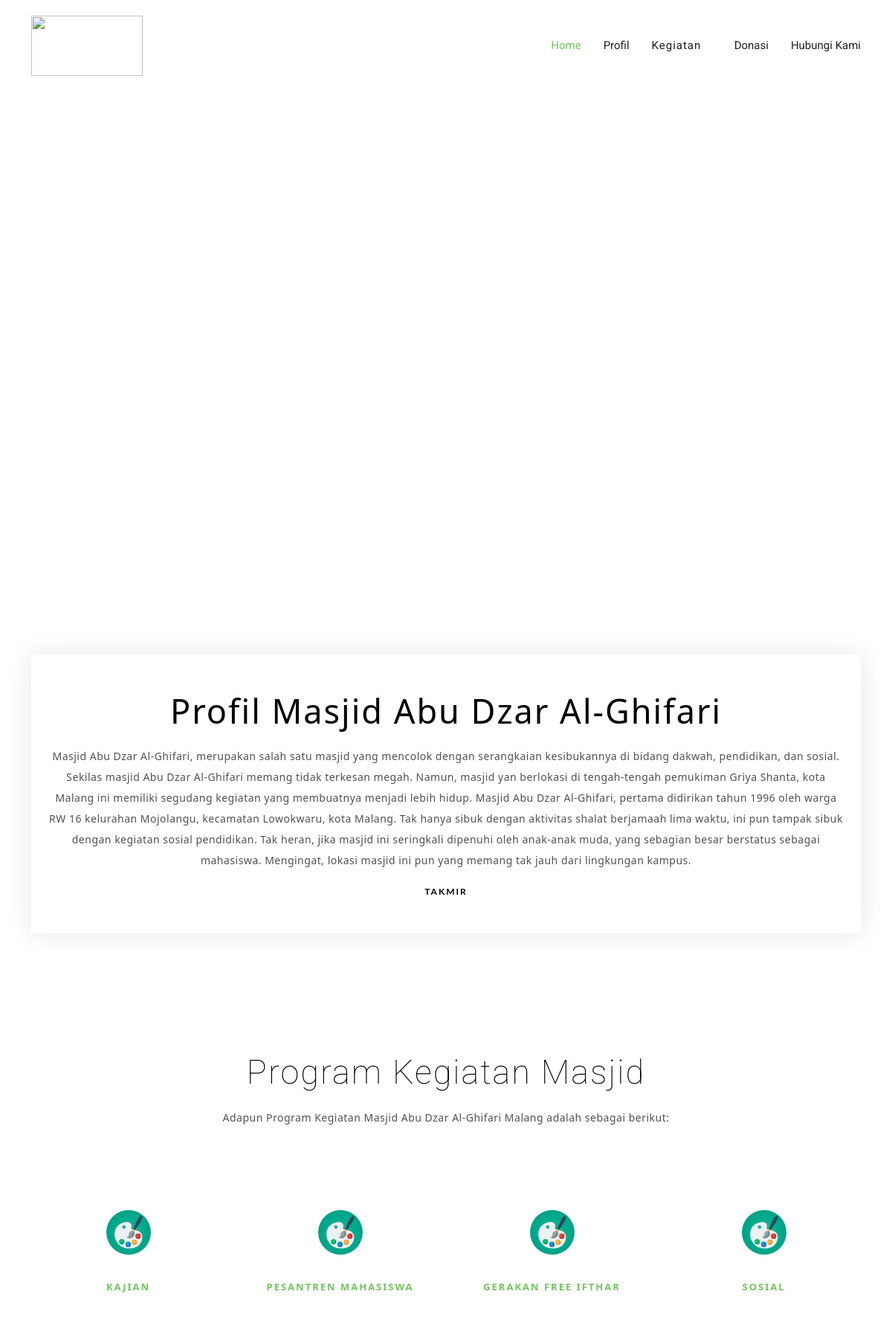
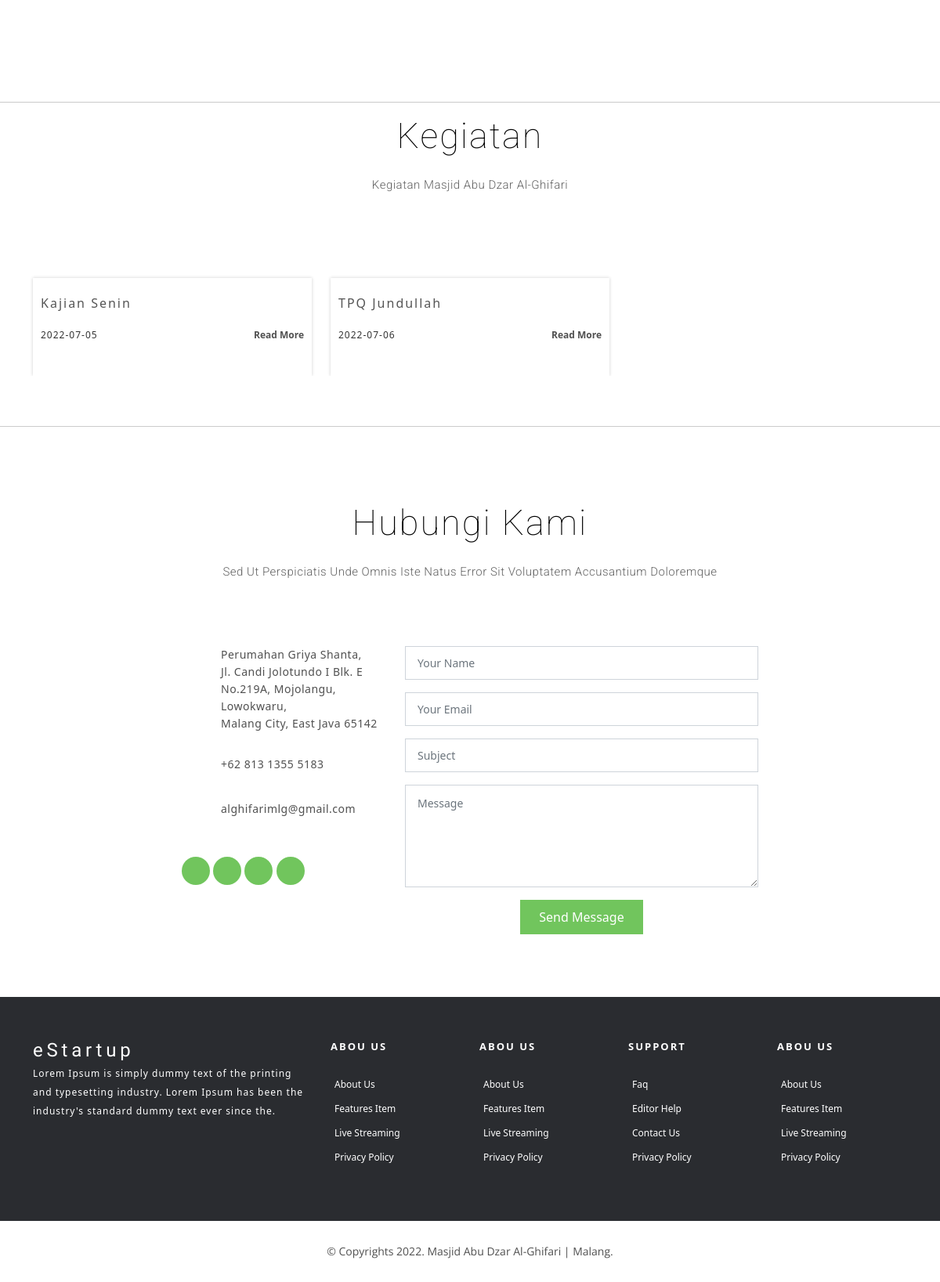
The page / on the database its author committed (2 pictures, top to bottom).
### tables this page shows
CREATE TABLE `kategori` (
  `id_kategori` int(11) NOT NULL,
  `nama_kategori` varchar(100) NOT NULL
);

CREATE TABLE `kegiatan` (
  `id_kegiatan` int(11) NOT NULL,
  `id_kategori` int(11) NOT NULL,
  `nama_kegiatan` varchar(100) NOT NULL,
  `waktu_kegiatan` date NOT NULL,
  `gambar_kegiatan` varchar(50) NOT NULL,
  `keterangan_kegiatan` text NOT NULL
);

### application/controllers/User.php (called while the page is built, shortened)
<?php
class User extends CI_Controller {
	public function index()
	{
		$data['kategori'] = $this->db->get('kategori')->result_array();
		$data['kegiatan'] = $this->db->query("SELECT * FROM kegiatan join kategori on kategori.id_kategori = kegiatan.id_kategori")->result_array();
		$this->load->view('user/user', $data);
	}
}

### index.php (called while the page is built, shortened)
<?php
require_once BASEPATH.'core/CodeIgniter.php';

### application/views/user/user.php (the view, shortened to what this page needs)
<!DOCTYPE html>
<html lang="en">
<head>
  <link href="assets/user/vendor/aos/aos.css" rel="stylesheet">
  <link href="assets/user/vendor/bootstrap/css/bootstrap.min.css" rel="stylesheet">
  <link href="assets/user/vendor/bootstrap-icons/bootstrap-icons.css" rel="stylesheet">
  <link href="assets/user/vendor/glightbox/css/glightbox.min.css" rel="stylesheet">
  <link href="assets/user/vendor/swiper/swiper-bundle.min.css" rel="stylesheet">
  <link href="assets/user/css/style.css" rel="stylesheet">
</head>
<body>
  <header id="header" class="header fixed-top d-flex align-items-center">
    <div class="container-md d-flex align-items-center justify-content-between">
      <div id="logo">
        <a href="index.html"><img src="assets/user/img/logo-m.png" width="150" height="81" class="d-inline-block align-text-top"/></a>
      </div>
      <nav id="navbar" class="navbar">
        <ul>
          <li><a class="nav-link scrollto active" href="#hero">Home</a></li>
          <li><a class="nav-link scrollto" href="#about-us">Profil</a></li>
          <li class="dropdown"><a href="#"><span>Kegiatan</span> <i class="bi bi-chevron-down"></i></a>
          </li>
          <li><a class="nav-link scrollto" href="#donasi">Donasi</a></li>
          <li><a class="nav-link scrollto" href="#contact">Hubungi Kami</a></li>
        </ul>
      </nav>
    </div>
  </header>
  <section id="hero">
    <div class="hero-container" >
    </div>
  </section>
  <main id="main">
  <section id="testimonials" class="padd-section text-center">
      <div class="container">
        <div class="row justify-content-center">
          <div class="col-md-12">
            <div class="testimonials-content">
              <div id="carousel-example-generic"  data-bs-ride="carousel">
                <div class="carousel-inner" role="listbox">
                  <div class="carousel-item  active">
                    <div class="top-top">
                      <h2>Profil Masjid Abu Dzar Al-Ghifari</h2>
                      <p>Masjid Abu Dzar Al-Ghifari, merupakan salah satu masjid yang
                        mencolok dengan serangkaian kesibukannya di bidang dakwah, pendidikan, dan sosial.
                        Sekilas masjid Abu Dzar Al-Ghifari memang tidak terkesan megah. Namun, masjid yan berlokasi di tengah-tengah
                        pemukiman Griya Shanta, kota Malang ini memiliki segudang kegiatan yang membuatnya menjadi lebih hidup.
                        Masjid Abu Dzar Al-Ghifari, pertama didirikan tahun 1996 oleh warga RW 16 kelurahan Mojolangu,
                        kecamatan Lowokwaru, kota Malang. Tak hanya sibuk dengan aktivitas shalat berjamaah lima waktu,
                         ini pun tampak sibuk dengan kegiatan sosial pendidikan. Tak heran, jika masjid ini seringkali dipenuhi
                         oleh anak-anak muda, yang sebagian besar berstatus sebagai mahasiswa.
                        Mengingat, lokasi masjid ini pun yang memang tak jauh dari lingkungan kampus.</p>
                      <h4>TAKMIR</h4>
                    </div>
                  </div>
                </div>
              </div>
            </div>
          </div>
        </div>
      </div>
    </section>
    <section id="features" class="padd-section text-center">
      <div class="container" data-aos="fade-up">
        <div class="section-title text-center">
          <h2>Program Kegiatan Masjid</h2>
          <p >Adapun Program Kegiatan Masjid Abu Dzar Al-Ghifari Malang adalah sebagai berikut:</p>
        </div>
        <div class="row" data-aos="fade-up" data-aos-delay="100">
        <?php foreach ($kategori as $get): ?>
          <div class="col-md-6 col-lg-3">
            <div class="feature-block">
              <img src="assets/user/img/svg/paint-palette.svg" alt="img">
              <h4 class="title"><a href=""><?= $get['nama_kategori'] ?></a></h4>
            </div>
          </div>
        <?php endforeach ?>
        </div>
      </div>
    </section>
<hr>
    <section id="blog" class="padd-sectio">
      <div class="container" data-aos="fade-up">
        <div class="section-title text-center">
          <h2>Kegiatan</h2>
          <p class="separator">Kegiatan Masjid Abu Dzar Al-Ghifari</p>
        </div>
        <div class="row" data-aos="fade-up" data-aos-delay="100">
        <?php foreach ($kegiatan as $get): ?>
          <div class="col-md-6 col-lg-4">
            <div class="block-blog text-left">
              <div class="content-blog">
                <h4><a href="#"><?= $get['nama_kegiatan'] ?> </a></h4>
                <span><?= $get['waktu_kegiatan'] ?></span>
                <a class="float-end readmore" href="#">read more</a>
              </div>
            </div>
          </div>
          <?php endforeach ?>
        </div>
      </div>
    </section>
    <br>
    <br>
<hr>
    <section id="contact" class="padd-section">
      <div class="container" data-aos="fade-up">
        <div class="section-title text-center">
          <h2>Hubungi Kami</h2>
          <p class="separator">Sed ut perspiciatis unde omnis iste natus error sit voluptatem accusantium doloremque</p>
        </div>
        <div class="row justify-content-center" data-aos="fade-up" data-aos-delay="100">
          <div class="col-lg-3 col-md-4">
            <div class="info">
              <div>
                <i class="bi bi-geo-alt"></i>
                <p>Perumahan Griya Shanta, <br>Jl. Candi Jolotundo I Blk. E <br> No.219A, Mojolangu, Lowokwaru,<br> Malang City, East Java 65142</p>
              </div>
              <div>
                <i class="bi bi-phone"></i>
                <p>+62 813 1355 5183</p>
              </div>
              <div class="email">
                <i class="bi bi-envelope"></i>
                <p>alghifarimlg@gmail.com</p>
              </div>
            </div>
            <div class="social-links">
              <a href="#" class="twitter"><i class="bi bi-twitter"></i></a>
              <a href="#" class="facebook"><i class="bi bi-facebook"></i></a>
              <a href="#" class="instagram"><i class="bi bi-instagram"></i></a>
              <a href="#" class="youtube"><i class="bi bi-youtube"></i></a>
            </div>
          </div>
          <div class="col-lg-5 col-md-8">
            <div class="form">
              <form action="forms/contact.php" method="post" role="form" class="php-email-form">
                <div class="form-group">
                  <input type="text" name="name" class="form-control" id="name" placeholder="Your Name" required>
                </div>
                <div class="form-group mt-3">
                  <input type="email" class="form-control" name="email" id="email" placeholder="Your Email" required>
                </div>
                <div class="form-group mt-3">
                  <input type="text" class="form-control" name="subject" id="subject" placeholder="Subject" required>
                </div>
                <div class="form-group mt-3">
                  <textarea class="form-control" name="message" rows="5" placeholder="Message" required></textarea>
                </div>
                <div class="text-center"><button type="submit">Send Message</button></div>
              </form>
            </div>
          </div>
        </div>
      </div>
    </section>
  </main>
  <footer class="footer">
    <div class="container">
      <div class="row">
        <div class="col-md-12 col-lg-4">
          <div class="footer-logo">
            <a class="navbar-brand" href="#">eStartup</a>
            <p>Lorem Ipsum is simply dummy text of the printing and typesetting industry. Lorem Ipsum has been the industry's standard dummy text ever since the.</p>
          </div>
        </div>
        <div class="col-sm-6 col-md-3 col-lg-2">
          <div class="list-menu">
            <h4>Abou Us</h4>
            <ul class="list-unstyled">
              <li><a href="#">About us</a></li>
              <li><a href="#">Features item</a></li>
              <li><a href="#">Live streaming</a></li>
              <li><a href="#">Privacy Policy</a></li>
            </ul>
          </div>
        </div>
        <div class="col-sm-6 col-md-3 col-lg-2">
          <div class="list-menu">
            <h4>Abou Us</h4>
            <ul class="list-unstyled">
              <li><a href="#">About us</a></li>
              <li><a href="#">Features item</a></li>
              <li><a href="#">Live streaming</a></li>
              <li><a href="#">Privacy Policy</a></li>
            </ul>
          </div>
        </div>
        <div class="col-sm-6 col-md-3 col-lg-2">
          <div class="list-menu">
            <h4>Support</h4>
            <ul class="list-unstyled">
              <li><a href="#">faq</a></li>
              <li><a href="#">Editor help</a></li>
              <li><a href="#">Contact us</a></li>
              <li><a href="#">Privacy Policy</a></li>
            </ul>
          </div>
        </div>
        <div class="col-sm-6 col-md-3 col-lg-2">
          <div class="list-menu">
            <h4>Abou Us</h4>
            <ul class="list-unstyled">
              <li><a href="#">About us</a></li>
              <li><a href="#">Features item</a></li>
              <li><a href="#">Live streaming</a></li>
              <li><a href="#">Privacy Policy</a></li>
            </ul>
          </div>
        </div>
      </div>
    </div>
    <div class="copyrights">
      <div class="container">
        <p>&copy; Copyrights 2022. Masjid Abu Dzar Al-Ghifari | Malang.</p>
      </div>
    </div>
  </footer>
</body>
</html>

### rows shown on the page
kategori: nama_kategori "KAJIAN"
kategori: nama_kategori "PESANTREN MAHASISWA"
kategori: nama_kategori "GERAKAN FREE IFTHAR"
kategori: nama_kategori "SOSIAL"
kegiatan: nama_kegiatan "Kajian Senin", waktu_kegiatan "2022-07-05"
kegiatan: nama_kegiatan "TPQ Jundullah", waktu_kegiatan "2022-07-06"
